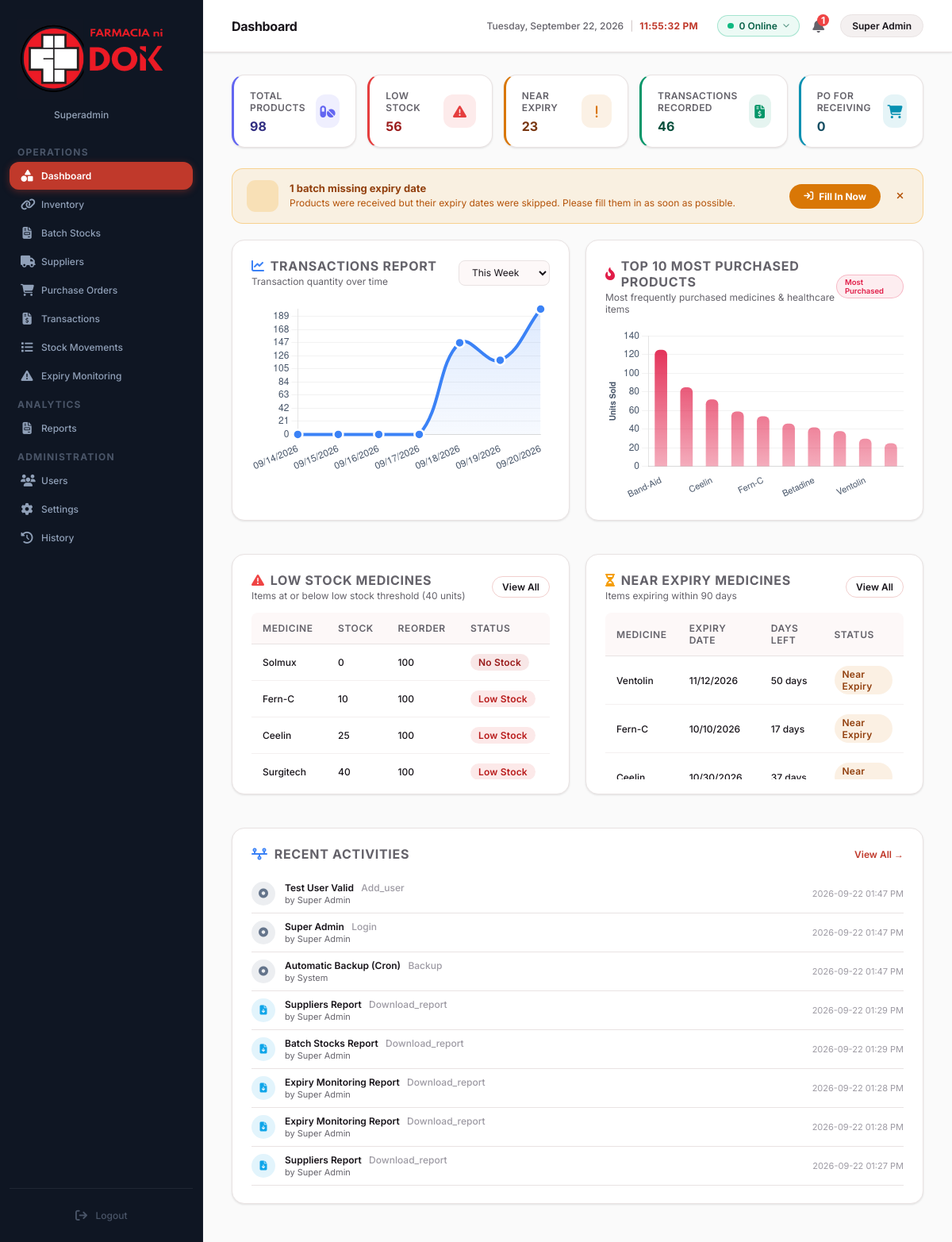
Page / (signed in) on the earlier database version.
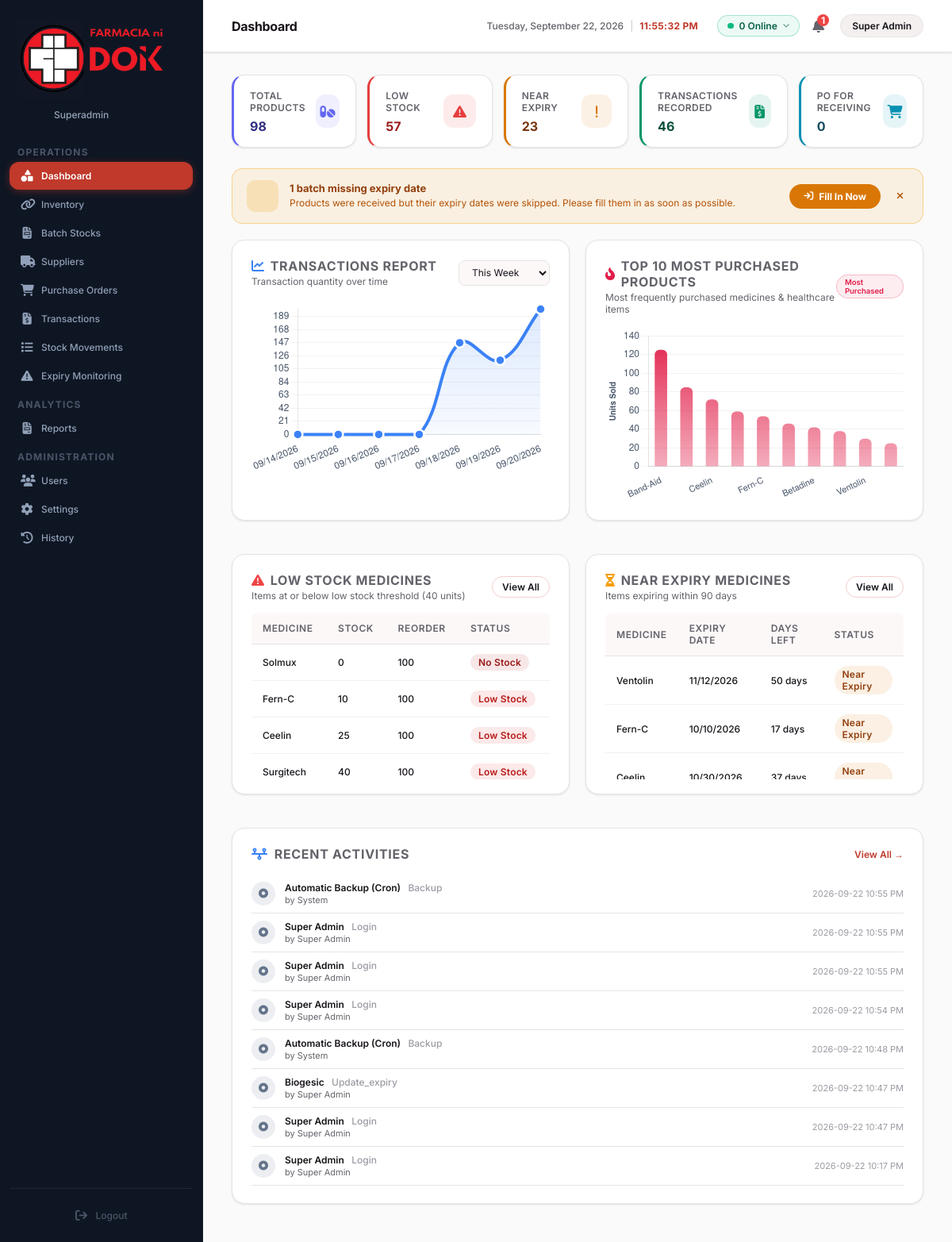
Same page on the later database version.
### tables this page shows
CREATE TABLE inventory (
            id TEXT PRIMARY KEY,
            generic TEXT,
            brand TEXT NOT NULL,
            category TEXT NOT NULL,
            stock INTEGER NOT NULL,
            reorder_point INTEGER NOT NULL,
            status TEXT NOT NULL,
            product_name TEXT NOT NULL,
            description TEXT NOT NULL,
            unit_of_measure TEXT NOT NULL,
            purchase_price REAL NOT NULL,
            supplier TEXT NOT NULL,
            archived_at TEXT DEFAULT NULL,
            deleted_at TEXT DEFAULT NULL
        );

CREATE TABLE batches (
            id TEXT PRIMARY KEY,
            medicine_id TEXT NOT NULL,
            expiry_date TEXT,
            current_qty INTEGER NOT NULL,
            status TEXT NOT NULL,
            expiry_pending INTEGER DEFAULT 0,
            FOREIGN KEY (medicine_id) REFERENCES inventory (id)
        );

CREATE TABLE activity_log (
            id INTEGER PRIMARY KEY AUTOINCREMENT,
            action TEXT NOT NULL,
            target_type TEXT NOT NULL,
            target_id TEXT NOT NULL,
            target_name TEXT NOT NULL,
            performed_by TEXT NOT NULL,
            performed_at TEXT NOT NULL
        , details TEXT DEFAULT '');

### app.py (the view)
@app.route('/')
def dashboard():
    conn = get_db_connection()
    total_medicines = conn.execute("SELECT COUNT(*) FROM inventory WHERE archived_at IS NULL AND deleted_at IS NULL").fetchone()[0]
    low_stock = conn.execute("SELECT COUNT(*) FROM inventory WHERE status IN ('Low Stock', 'No Stock') AND archived_at IS NULL AND deleted_at IS NULL").fetchone()[0]
    near_expiry_setting = conn.execute("SELECT value FROM settings WHERE key = 'near_expiry_warning'").fetchone()
    try:
        near_expiry_days = int(near_expiry_setting['value']) if near_expiry_setting else 90
    except (ValueError, TypeError):
        near_expiry_days = 90
    from datetime import datetime
    all_batches_raw = conn.execute("SELECT expiry_date FROM batches WHERE current_qty > 0").fetchall()
    near_expiry = 0
    for b in all_batches_raw:
        try:
            expiry_dt = datetime.strptime(b['expiry_date'], '%m/%d/%Y')
            days_left = (expiry_dt - datetime.now()).days
            if 0 < days_left <= near_expiry_days:
                near_expiry += 1
        except Exception:
            pass
    sales_recorded = conn.execute('SELECT COUNT(*) FROM sales').fetchone()[0]
    po_receiving = conn.execute("SELECT COUNT(*) FROM purchase_orders WHERE status = 'For Receiving'").fetchone()[0]
    try:
        pending_expiry = conn.execute("SELECT COUNT(*) FROM batches WHERE expiry_pending = 1").fetchone()[0]
    except Exception:
        pending_expiry = 0
    low_stock_meds = conn.execute("SELECT brand as medicine, stock, reorder_point, status FROM inventory WHERE status IN ('Low Stock', 'No Stock') AND archived_at IS NULL AND deleted_at IS NULL LIMIT 5").fetchall()
    near_expiry_meds_raw = conn.execute('''
        SELECT i.brand as medicine, b.expiry_date, b.status
        FROM batches b
        JOIN inventory i ON b.medicine_id = i.id
        WHERE b.current_qty > 0 AND b.status NOT IN ('Disposed', 'Expired')
    ''').fetchall()
    near_expiry_meds = []
    for b in near_expiry_meds_raw:
        try:
            expiry_dt = datetime.strptime(b['expiry_date'], '%m/%d/%Y')
            days_left = (expiry_dt - datetime.now()).days
        except Exception:
            days_left = None
        if days_left is not None and 0 < days_left <= near_expiry_days:
            near_expiry_meds.append({
                'medicine': b['medicine'],
                'expiry_date': b['expiry_date'],
                'days_left': f"{days_left} days",
                'status': 'Near Expiry'
            })
    near_expiry_meds = near_expiry_meds[:5]
    all_sales = conn.execute('SELECT sale_date, qty FROM sales').fetchall()
    from collections import defaultdict
    from datetime import datetime, timedelta
    sales_dates = []
    for s in all_sales:
        try:
            dt = datetime.strptime(s['sale_date'], '%m/%d/%Y')
            sales_dates.append((dt, s['qty']))
        except Exception:
            pass
    if sales_dates:
        anchor_date = max(d[0] for d in sales_dates)
    else:
        anchor_date = datetime.now()
    last_week_data = {}
    for i in range(7):
        d = anchor_date - timedelta(days=6-i)
        last_week_data[d.strftime('%m/%d/%Y')] = 0
    for dt, qty in sales_dates:
        d_str = dt.strftime('%m/%d/%Y')
        if d_str in last_week_data:
            last_week_data[d_str] += qty
    last_week_labels = list(last_week_data.keys())
    last_week_values = list(last_week_data.values())
    monday_of_week = anchor_date - timedelta(days=anchor_date.weekday())
    this_week_data = {}
    for i in range(7):
        d = monday_of_week + timedelta(days=i)
        this_week_data[d.strftime('%m/%d/%Y')] = 0
    for dt, qty in sales_dates:
        d_str = dt.strftime('%m/%d/%Y')
        if d_str in this_week_data:
            this_week_data[d_str] += qty
    this_week_labels = list(this_week_data.keys())
    this_week_values = list(this_week_data.values())
    monthly_map = defaultdict(int)
    for dt, qty in sales_dates:
        monthly_map[dt.strftime('%b %Y')] += qty
    sorted_months = sorted(monthly_map.keys(), key=lambda x: datetime.strptime(x, '%b %Y'))
    monthly_labels = sorted_months
    monthly_values = [monthly_map[m] for m in sorted_months]
    annual_map = defaultdict(int)
    for dt, qty in sales_dates:
        annual_map[dt.strftime('%Y')] += qty
    sorted_years = sorted(annual_map.keys())
    annual_labels = sorted_years
    annual_values = [annual_map[y] for y in sorted_years]
    top_products_query = '''
        SELECT i.brand, i.generic, SUM(s.qty) as total_sold
        FROM sales s
        JOIN inventory i ON s.medicine_id = i.id
        WHERE i.archived_at IS NULL AND i.deleted_at IS NULL
        GROUP BY s.medicine_id
        ORDER BY total_sold DESC
        LIMIT 10
    '''
    top_products_raw = conn.execute(top_products_query).fetchall()
    top_product_labels = [row['brand'] for row in top_products_raw]
    top_product_values = [int(row['total_sold']) for row in top_products_raw]
    top_product_generics = [row['generic'] if row['generic'] and row['generic'] != 'N/A' else '' for row in top_products_raw]
    inventory_stocks = conn.execute('SELECT brand, stock FROM inventory WHERE archived_at IS NULL AND deleted_at IS NULL').fetchall()
    stock_labels = [item['brand'] for item in inventory_stocks]
    stock_values = [item['stock'] for item in inventory_stocks]
    current_role = session.get('role', '')
    is_superadmin = (
        current_role in ['Superadmin', 'Owner / Pharmacist']
        or 'Super' in current_role
        or 'Owner' in current_role
    )
    if is_superadmin:
        try:
            recent_activities_raw = conn.execute(
                'SELECT * FROM activity_log ORDER BY id DESC LIMIT 8'
            ).fetchall()
            recent_activities = [dict(r) for r in recent_activities_raw]
        except Exception:
            recent_activities = []
    else:
        recent_activities = []
    conn.close()
    return render_template('dashboard.html',
        total_medicines=total_medicines,
        low_stock=low_stock,
        near_expiry=near_expiry,
        sales_recorded=sales_recorded,
        po_receiving=po_receiving,
        low_stock_meds=low_stock_meds,
        near_expiry_meds=near_expiry_meds,
        last_week_labels=last_week_labels,
        last_week_values=last_week_values,
        this_week_labels=this_week_labels,
        this_week_values=this_week_values,
        weekly_labels=None,
        weekly_values=None,
        monthly_labels=monthly_labels,
        monthly_values=monthly_values,
        annual_labels=annual_labels,
        annual_values=annual_values,
        top_product_labels=top_product_labels,
        top_product_values=top_product_values,
        top_product_generics=top_product_generics,
        stock_labels=stock_labels,
        stock_values=stock_values,
        recent_activities=recent_activities,
        is_superadmin=is_superadmin,
        pending_expiry=pending_expiry,
        active_page='dashboard'
    )

### app.py (called while the page is built, shortened)
def has_permission(perm_key):
    role = session.get('role', '')
    if role in ['Superadmin', 'Owner / Pharmacist'] or 'Super' in role or 'Owner' in role:
        return True

def get_local_ip():
    try:
        s = socket.socket(socket.AF_INET, socket.SOCK_DGRAM)
        s.connect(('8.8.8.8', 80))
        ip = s.getsockname()[0]
        s.close()
        return ip
    except Exception:
        return '127.0.0.1'

@app.context_processor
def inject_system_info():
    return {'local_ip': get_local_ip()}

def add_notification_with_conn(conn, type, title, subtitle, color):
    now_str = datetime.now().strftime('%Y-%m-%d %I:%M %p')
    existing = conn.execute('SELECT id FROM notifications WHERE title = ?', (title,)).fetchone()
    if not existing:
        conn.execute('''
            INSERT INTO notifications (type, title, subtitle, color, created_at, seen)
            VALUES (?, ?, ?, ?, ?, 0)
        ''', (type, title, subtitle, color, now_str))

@app.before_request
def require_login():
    allowed_routes = ['login', 'static', 'forgot_password', 'send_otp', 'verify_otp']
    if request.endpoint not in allowed_routes and 'user_id' not in session:
        return redirect(url_for('login'))

### templates/dashboard.html (shortened to what the changed rows need)
{% extends 'base.html' %}
{% block title %}Dashboard{% endblock %}
{% block content %}
<div class="stats-grid">
    <div class="stat-card" onclick="window.location.href='{{ url_for('inventory') }}'" style="cursor: pointer;">
        <div class="stat-info">
            <p>Low Stock</p>
            <h3>{{ low_stock }}</h3>
        </div>
    </div>
</div>
<div class="grid-2">
    <div class="panel" style="padding-bottom: 18px;">
        <div class="dashboard-alert-table">
            <table>
                <thead>
                    <tr>
                        <th>Medicine</th>
                        <th>Stock</th>
                        <th>Reorder</th>
                        <th>Status</th>
                    </tr>
                </thead>
                <tbody>
                    {% for item in low_stock_meds %}
                    <tr>
                        <td>{{ item.medicine }}</td>
                        <td>{{ item.stock }}</td>
                        <td>{{ item.reorder_point }}</td>
                        <td>
                            <span class="status-badge {% if item.stock == 0 or item.status == 'No Stock' %}status-no-stock{% else %}status-low-stock{% endif %}">
                                {% if item.stock == 0 or item.status == 'No Stock' %}No Stock{% else %}Low Stock{% endif %}
                            </span>
                        </td>
                    </tr>
                    {% endfor %}
                </tbody>
            </table>
        </div>
    </div>
    <div class="panel" style="padding-bottom: 18px;">
        <div class="dashboard-alert-table">
            <table>
                <thead>
                    <tr>
                        <th>Medicine</th>
                        <th>Expiry Date</th>
                        <th>Days Left</th>
                        <th>Status</th>
                    </tr>
                </thead>
                <tbody>
                    {% for item in near_expiry_meds %}
                    <tr>
                        <td>{{ item.medicine }}</td>
                        <td>{{ item.expiry_date }}</td>
                        <td class="expiry-countdown" data-expiry="{{ item.expiry_date }}">{{ item.days_left }}</td>
                        <td><span class="status-badge status-near-expiry">Near Expiry</span></td>
                    </tr>
                    {% endfor %}
                </tbody>
            </table>
        </div>
    </div>
</div>
{% if is_superadmin or session.get('role') in ['Superadmin', 'Owner / Pharmacist'] or 'Super' in session.get('role', '') or 'Owner' in session.get('role', '') %}
<div class="panel" style="margin-top: 22px;">
    {% if recent_activities %}
    <div>
        {% for act in recent_activities %}
        {% set ico = icon_map.get(act.action, ('fa-circle-dot','rgba(100,116,139,0.12)','#64748b')) %}
        <div style="display:flex;align-items:center;gap:12px;padding:9px 0;border-bottom:1px solid var(--border);">
            <div style="width:30px;height:30px;border-radius:50%;background:{{ ico[1] }};color:{{ ico[2] }};display:flex;align-items:center;justify-content:center;font-size:12px;flex-shrink:0;">
                <i class="fa-solid {{ ico[0] }}"></i>
            </div>
            <div style="flex:1;min-width:0;">
                <span style="font-size:13px;font-weight:600;color:var(--text);">{{ act.target_name }}</span>
                <span style="font-size:11px;font-weight:500;color:var(--text-muted);margin-left:6px;text-transform:capitalize;">{{ act.action }}</span>
                <div style="font-size:11px;color:var(--text-secondary);margin-top:1px;">by {{ act.performed_by }}</div>
            </div>
            <div style="font-size:11px;color:var(--text-muted);white-space:nowrap;">{{ act.performed_at }}</div>
        </div>
        {% endfor %}
    </div>
    {% endif %}
</div>
{% endif %}
{% endblock %}

Differences in the rows shown:
no longer on this page (row unchanged): activity_log: target_name "Test User Valid", action "Add_user", performed_by "Super Admin", performed_at "2026-09-22 01:47 PM"
no longer on this page (row unchanged): activity_log: target_name "Super Admin", action "Login", performed_by "Super Admin", performed_at "2026-09-22 01:47 PM"
no longer on this page (row unchanged): activity_log: target_name "Automatic Backup (Cron)", action "Backup", performed_by "System", performed_at "2026-09-22 01:47 PM"
no longer on this page (row unchanged): activity_log: target_name "Suppliers Report", action "Download_report", performed_by "Super Admin", performed_at "2026-09-22 01:29 PM"
no longer on this page (row unchanged): activity_log: target_name "Batch Stocks Report", action "Download_report", performed_by "Super Admin", performed_at "2026-09-22 01:29 PM"
no longer on this page (row unchanged): activity_log: target_name "Expiry Monitoring Report", action "Download_report", performed_by "Super Admin", performed_at "2026-09-22 01:28 PM"
no longer on this page (row unchanged): activity_log: target_name "Expiry Monitoring Report", action "Download_report", performed_by "Super Admin", performed_at "2026-09-22 01:28 PM"
no longer on this page (row unchanged): activity_log: target_name "Suppliers Report", action "Download_report", performed_by "Super Admin", performed_at "2026-09-22 01:27 PM"
added activity_log: target_name "Automatic Backup (Cron)", action "Backup", performed_by "System", performed_at "2026-09-22 10:55 PM"
added activity_log: target_name "Super Admin", action "Login", performed_by "Super Admin", performed_at "2026-09-22 10:55 PM"
added activity_log: target_name "Super Admin", action "Login", performed_by "Super Admin", performed_at "2026-09-22 10:55 PM"
added activity_log: target_name "Super Admin", action "Login", performed_by "Super Admin", performed_at "2026-09-22 10:54 PM"
added activity_log: target_name "Automatic Backup (Cron)", action "Backup", performed_by "System", performed_at "2026-09-22 10:48 PM"
added activity_log: target_name "Biogesic", action "Update_expiry", performed_by "Super Admin", performed_at "2026-09-22 10:47 PM"
added activity_log: target_name "Super Admin", action "Login", performed_by "Super Admin", performed_at "2026-09-22 10:47 PM"
added activity_log: target_name "Super Admin", action "Login", performed_by "Super Admin", performed_at "2026-09-22 10:17 PM"
Other differences:
{{ low_stock }}: "56" → "57"
